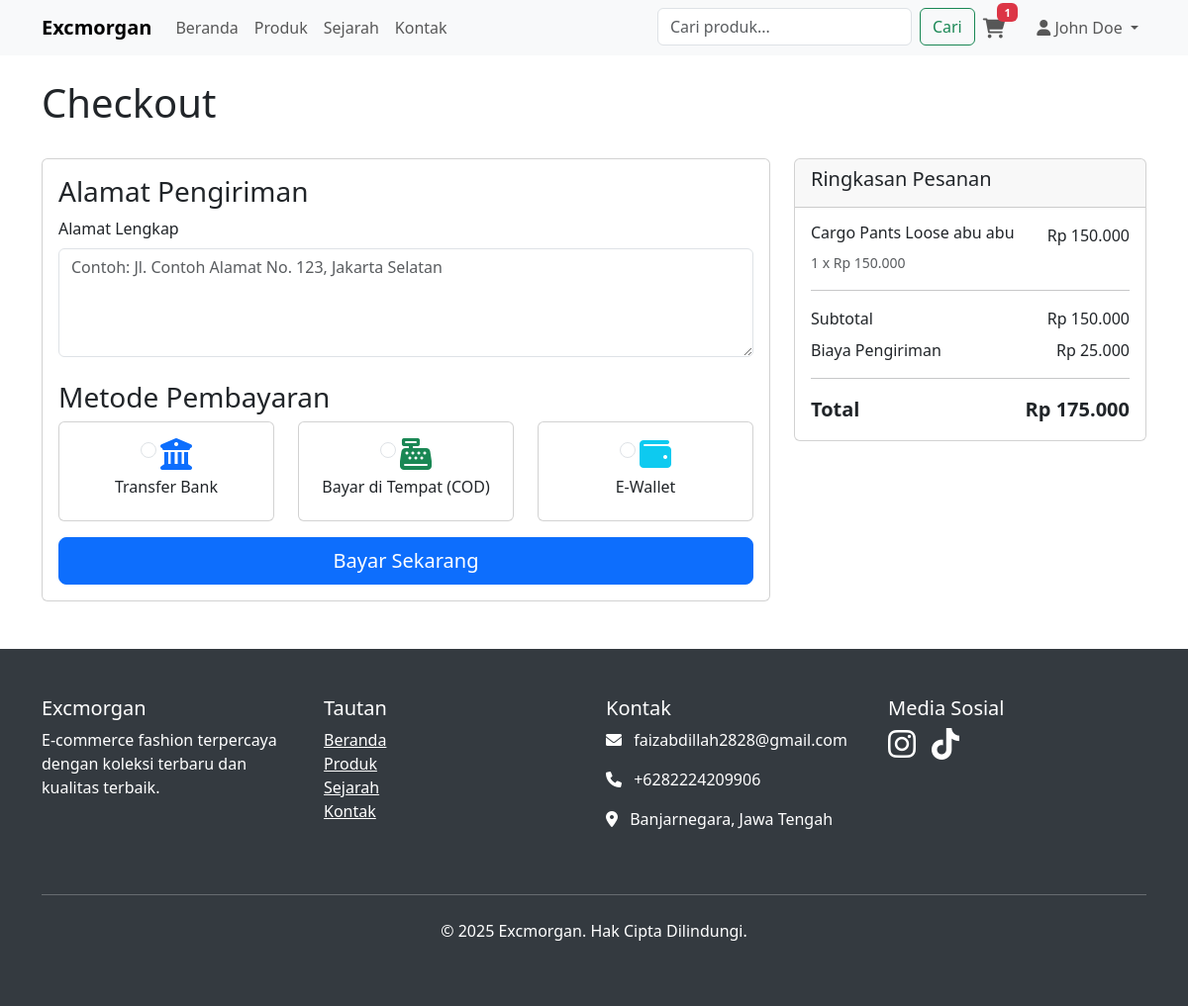
The app's page /checkout.php (signed in) with its own data.
### tables this page shows
CREATE TABLE `cart_items` (
  `id` int(11) NOT NULL,
  `cart_id` int(11) NOT NULL,
  `product_id` int(11) NOT NULL,
  `quantity` int(11) NOT NULL DEFAULT 1,
  `created_at` timestamp NOT NULL DEFAULT current_timestamp(),
  `updated_at` timestamp NOT NULL DEFAULT current_timestamp() ON UPDATE current_timestamp()
);

CREATE TABLE `products` (
  `id` int(11) NOT NULL,
  `name` varchar(255) NOT NULL,
  `description` text DEFAULT NULL,
  `price` decimal(10,2) NOT NULL,
  `image_url` varchar(500) DEFAULT NULL,
  `is_active` tinyint(1) DEFAULT 1,
  `created_at` timestamp NOT NULL DEFAULT current_timestamp(),
  `updated_at` timestamp NOT NULL DEFAULT current_timestamp() ON UPDATE current_timestamp()
);

### config/functions.php (called while the page is built, shortened)
<?php
require_once 'database.php';
function getCartItems($user_id) {
    global $pdo;
    $sql = "SELECT ci.id as cart_item_id, ci.quantity, p.*
            FROM cart_items ci
            JOIN carts c ON ci.cart_id = c.id
            JOIN products p ON ci.product_id = p.id
            WHERE c.user_id = :user_id";
    $stmt = $pdo->prepare($sql);
    $stmt->bindParam(':user_id', $user_id);
    $stmt->execute();
    return $stmt->fetchAll(PDO::FETCH_ASSOC);
}
?>

### checkout.php (the view, shortened to what this page needs)
<?php
require_once 'config/functions.php';
$cart_items = getCartItems($_SESSION['user_id']);
$total_amount = 0;
foreach ($cart_items as $item) {
    $total_amount += $item['price'] * $item['quantity'];
}
$shipping_cost = 25000;
$final_total = $total_amount + $shipping_cost;
?>
<div class="d-flex justify-content-between align-items-center mb-4">
    <h1>Checkout</h1>
</div>
<?php if (empty($cart_items)): ?>
    <div class="card text-center p-5">
        <i class="fas fa-check-circle fa-5x text-success mb-4"></i>
        <h3>Pesanan Berhasil!</h3>
        <p class="text-muted"><?php echo $message; ?></p>
        <a href="index.php" class="btn btn-primary">Kembali ke Beranda</a>
    </div>
<?php else: ?>
    <div class="row">
        <div class="col-md-8">
            <div class="card">
                <div class="card-body">
                    <h3>Alamat Pengiriman</h3>
                    <form method="POST">
                        <div class="mb-3">
                            <label for="shipping_address" class="form-label">Alamat Lengkap</label>
                            <textarea name="shipping_address" id="shipping_address" rows="4" class="form-control" placeholder="Contoh: Jl. Contoh Alamat No. 123, Jakarta Selatan"></textarea>
                        </div>
                        <h3 class="mt-4">Metode Pembayaran</h3>
                        <div class="row">
                            <div class="col-md-4 mb-3">
                                <div class="card h-100">
                                    <div class="card-body text-center">
                                        <input type="radio" name="payment_method" value="Transfer Bank" class="form-check-input" required>
                                        <i class="fas fa-university fa-2x text-primary mb-2"></i>
                                        <h6>Transfer Bank</h6>
                                    </div>
                                </div>
                            </div>
                            <div class="col-md-4 mb-3">
                                <div class="card h-100">
                                    <div class="card-body text-center">
                                        <input type="radio" name="payment_method" value="COD" class="form-check-input" required>
                                        <i class="fas fa-cash-register fa-2x text-success mb-2"></i>
                                        <h6>Bayar di Tempat (COD)</h6>
                                    </div>
                                </div>
                            </div>
                            <div class="col-md-4 mb-3">
                                <div class="card h-100">
                                    <div class="card-body text-center">
                                        <input type="radio" name="payment_method" value="E-Wallet" class="form-check-input" required>
                                        <i class="fas fa-wallet fa-2x text-info mb-2"></i>
                                        <h6>E-Wallet</h6>
                                    </div>
                                </div>
                            </div>
                        </div>
                        <button type="submit" class="btn btn-primary btn-lg w-100">
                            Bayar Sekarang
                        </button>
                    </form>
                </div>
            </div>
        </div>
        <div class="col-md-4">
            <div class="card">
                <div class="card-header">
                    <h5>Ringkasan Pesanan</h5>
                </div>
                <div class="card-body">
                    <?php foreach ($cart_items as $item): ?>
                        <div class="d-flex justify-content-between mb-2">
                            <div>
                                <h6><?php echo htmlspecialchars($item['name']); ?></h6>
                                <small class="text-muted"><?php echo $item['quantity']; ?> x Rp <?php echo number_format($item['price'], 0, ',', '.'); ?></small>
                            </div>
                            <span>Rp <?php echo number_format($item['price'] * $item['quantity'], 0, ',', '.'); ?></span>
                        </div>
                    <?php endforeach; ?>
                    <hr>
                    <div class="d-flex justify-content-between mb-2">
                        <span>Subtotal</span>
                        <span>Rp <?php echo number_format($total_amount, 0, ',', '.'); ?></span>
                    </div>
                    <div class="d-flex justify-content-between mb-2">
                        <span>Biaya Pengiriman</span>
                        <span>Rp <?php echo number_format($shipping_cost, 0, ',', '.'); ?></span>
                    </div>
                    <hr>
                    <div class="d-flex justify-content-between fw-bold fs-5">
                        <span>Total</span>
                        <span>Rp <?php echo number_format($final_total, 0, ',', '.'); ?></span>
                    </div>
                </div>
            </div>
        </div>
    </div>
<?php endif; ?>
<?php
include 'includes/layout.php';
?>

### records on screen
cart_items: product.name "Cargo Pants Loose abu abu", quantity "1", product.price "150.000", $item['price'] * $item['quantity'] "150.000"

### other values on screen
$cart_count "1"
$_SESSION['user_name'] "John Doe"
$total_amount "150.000"
$shipping_cost "25.000"
$final_total "175.000"
$site_settings['contact_email'] "faizabdillah2828@gmail.com"
$site_settings['contact_phone'] "+6282224209906"
$site_settings['address'] "Banjarnegara, Jawa Tengah"
